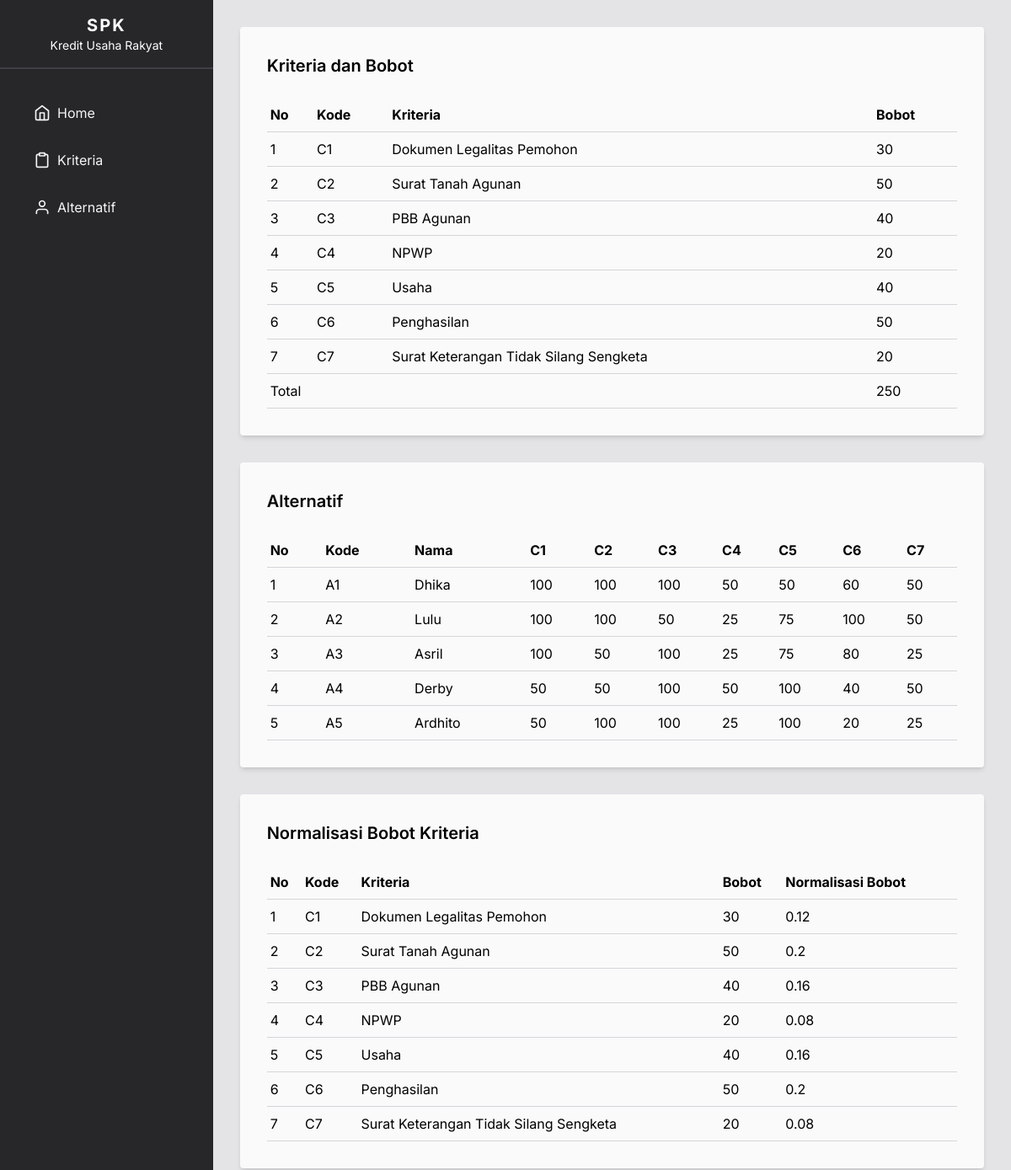
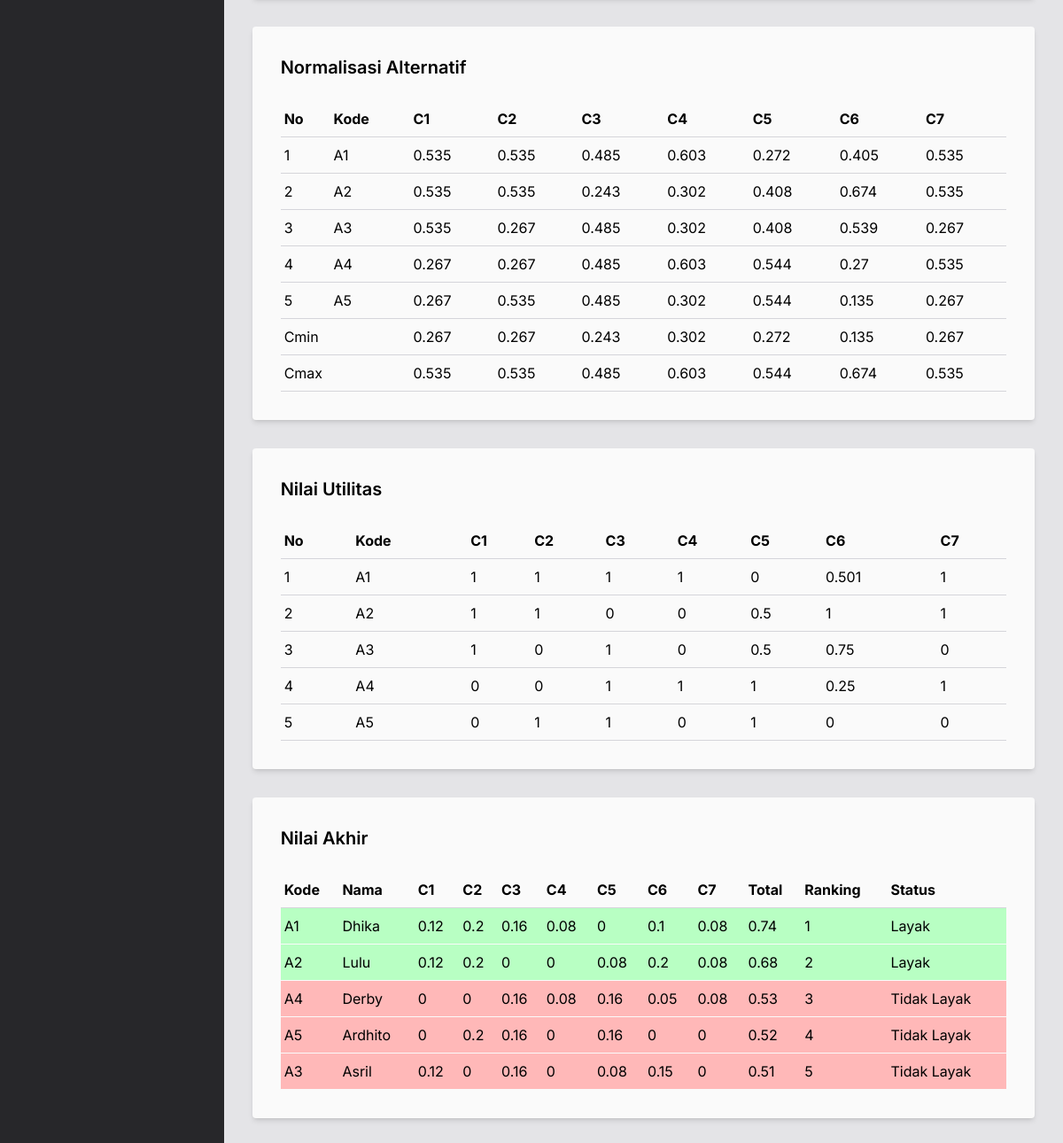
The app's page /hasil/index.php with its own data (2 pictures, top to bottom).
### tables this page shows
CREATE TABLE `kriteria` (
  `id` int(11) NOT NULL,
  `kode` varchar(255) NOT NULL,
  `nama` varchar(255) NOT NULL,
  `bobot` int(11) NOT NULL,
  `isBenefit` tinyint(1) NOT NULL
);

CREATE TABLE `alternatif` (
  `id` int(11) NOT NULL,
  `kode` varchar(255) NOT NULL,
  `nama` varchar(255) NOT NULL,
  `C1` int(11) NOT NULL,
  `C2` int(11) NOT NULL,
  `C3` int(11) NOT NULL,
  `C4` int(11) NOT NULL,
  `C5` int(11) NOT NULL,
  `C6` int(11) NOT NULL,
  `C7` int(11) NOT NULL
);

### Smart.php (called while the page is built, shortened)
<?php
class Smart
{
	public $kriteria = array();
	public $alternatif = array();
	public $normalisasiAlternatif = array();
	public $normalisasiBobot = array();
	public $cmin = array();
	public $cmax = array();
	public $utilitas = array();
	public $nilaiAkhir = array();
	public $bobotMinimal = 0.65;
	function __construct()
	{
		$conn = mysqli_connect("localhost", "root", "", "spk");
		$queryKriteria = mysqli_query($conn, "SELECT * FROM kriteria");
		$queryAlternatif = mysqli_query($conn, "SELECT * FROM alternatif");
		while ($row = mysqli_fetch_array($queryKriteria)) {
			array_push($this->kriteria, array($row["id"], $row["kode"], $row["nama"], $row["bobot"], $row["isBenefit"]));
		};
		while ($row = mysqli_fetch_array($queryAlternatif)) {
			array_push($this->alternatif, array($row["id"], $row["kode"], $row["nama"], $row['C1'], $row['C2'], $row['C3'], $row['C4'], $row['C5'], $row['C6'], $row['C7']));
		};
	}
	function setDynamicArray($length, $value)
	{
		$array = array();
		for ($i = 1; $i <= $length; $i++) {
			array_push($array, $value);
		}
		return $array;
	}
	function totalBobotKriteria()
	{
		$total = 0;
		foreach ($this->kriteria as $kriteria) {
			$total += $kriteria[3];
		}
		return $total;
	}
	function normalisasiBobot()
	{
		foreach ($this->kriteria as $kriteria) {
			$kriteria[count($kriteria)] = round($kriteria[3] / $this->totalBobotKriteria(), 3);
			array_push($this->normalisasiBobot, $kriteria);
		}
	}
	function cmin()
	{
		$this->cmin = $this->setDynamicArray(count($this->kriteria), 100);
		foreach ($this->normalisasiAlternatif as $alternatif) {
			for ($i = 0; $i < 7; $i++) {
				if ($this->cmin[$i] > $alternatif[$i + 3]) {
					$this->cmin[$i] = $alternatif[$i + 3];
				}
			}
		}
	}
	function cmax()
	{
		$this->cmax = $this->setDynamicArray(count($this->kriteria), 0);
		foreach ($this->normalisasiAlternatif as $alternatif) {
			for ($i = 0; $i < 7; $i++) {
				if ($this->cmax[$i] < $alternatif[$i + 3]) {
					$this->cmax[$i] = $alternatif[$i + 3];
				}
			}
		}
	}
	function normalisasiAlternatif()
	{
		$nilaiPembagi = array();
		foreach ($this->alternatif as $alternatif) {
			for ($i = 0; $i < 7; $i++) {
				@$nilaiPembagi[$i] += pow($alternatif[$i + 3], 2);
			}
		}
		for ($i = 0; $i < 7; $i++) {
			@$nilaiPembagi[$i] = round(sqrt($nilaiPembagi[$i]), 3);
		}
		foreach ($this->alternatif as $alternatif) {
			for ($i = 0; $i < 7; $i++) {
				@$alternatif[$i + 3] = round($alternatif[$i + 3] / $nilaiPembagi[$i], 3);
			}
			array_push($this->normalisasiAlternatif, $alternatif);
		}
	}
	function utilitas()
	{
		foreach ($this->normalisasiAlternatif as $alternatif) {
			for ($i = 0; $i < 7; $i++) {
				if ($this->cmax[$i] - $this->cmin[$i] == 0) {
					$alternatif[$i + 3] = 0;
				} else {
					if ($this->kriteria[3]) {
						$alternatif[$i + 3] = round(($alternatif[$i + 3] - $this->cmin[$i]) / ($this->cmax[$i] - $this->cmin[$i]), 3);
					} else {
						$alternatif[$i + 3] = round(($this->cmax[$i] - $alternatif[$i + 3]) / ($this->cmax[$i] - $this->cmin[$i]), 3);
					}
				}
			}
			array_push($this->utilitas, $alternatif);
		}
	}
	function nilaiAkhir()
	{
		foreach ($this->utilitas as $utilitas) {
			$total = 0;
			for ($i = 0; $i < 7; $i++) {
				$utilitas[$i + 3] = round($utilitas[$i + 3] * $this->normalisasiBobot[$i][5], 3);
				$total += $utilitas[$i + 3];
			}
			$utilitas[count($utilitas)] = round($total, 3);
			array_push($this->nilaiAkhir, $utilitas);
			usort($this->nilaiAkhir, function ($a, $b) {
				return $b[10] <=> $a[10];
			});
		}
	}
	function cekKelayakan($bobot)
	{
		return ($bobot >= $this->bobotMinimal) ? true : false;
	}
}

### hasil/index.php (the view, shortened to what this page needs)
<?php
include '../Smart.php';
$smart = new Smart();
?>
<!DOCTYPE html>
<html lang="en">
<head>
	<script src="https://cdn.tailwindcss.com"></script>
	<link rel="stylesheet" href="../style.css">
</head>
<body class="bg-zinc-200 flex">
	<nav class="flex flex-col w-80 bg-zinc-800 h-screen gap-8 sticky top-0">
		<div class=" text-center py-4 text-white border-b-2 border-zinc-700">
			<a href="./" class="text-xl font-bold tracking-widest">SPK</a>
			<p class="text-sm">Kredit Usaha Rakyat</p>
		</div>
		<div class="flex flex-col gap-4 text-zinc-100 mx-6 h-screen">
			<a class="py-2 px-4 rounded flex gap-2 items-center hover:bg-zinc-700" href="../"><img src="../assets/ic_home.svg" alt="icon home"> Home</a>
			<a class="py-2 px-4 rounded flex gap-2 items-center hover:bg-zinc-700" href="../kriteria"><img src="../assets/ic_clipboard.svg" alt="icon kriteria"> Kriteria</a>
			<a class="py-2 px-4 rounded flex gap-2 items-center hover:bg-zinc-700" href="../alternatif"><img src="../assets/ic_user.svg" alt="icon alternatif"> Alternatif</a>
		</div>
	</nav>
	<main class="flex w-full h-fit flex-col gap-8 my-8">
		<div class="mx-8 bg-zinc-50 p-8 rounded flex flex-col gap-4 shadow-md">
			<h2 class="font-semibold text-xl mb-2">Kriteria dan Bobot</h2>
			<table>
				<thead>
					<tr>
						<th>No</th>
						<th>Kode</th>
						<th>Kriteria</th>
						<th>Bobot</th>
					</tr>
				</thead>
				<tbody>
					<?php
					$no = 1;
					foreach ($smart->kriteria as $kriteria) {
					?>
						<tr>
							<td><?= $no ?></td>
							<td><?= $kriteria[1]; ?></td>
							<td><?= $kriteria[2]; ?></td>
							<td><?= $kriteria[3]; ?></td>
						</tr>
					<?php $no++;
					} ?>
					<tr>
						<td colspan="3">Total</td>
						<td><?= $smart->totalBobotKriteria(); ?></td>
					</tr>
				</tbody>
			</table>
		</div>
		<div class="mx-8 bg-zinc-50 p-8 rounded flex flex-col gap-4 shadow-md">
			<h2 class="font-semibold text-xl mb-2">Alternatif</h2>
			<table>
				<thead>
					<tr>
						<th>No</th>
						<th>Kode</th>
						<th>Nama</th>
						<th>C1</th>
						<th>C2</th>
						<th>C3</th>
						<th>C4</th>
						<th>C5</th>
						<th>C6</th>
						<th>C7</th>
					</tr>
				</thead>
				<tbody>
					<?php $no = 1;
					foreach ($smart->alternatif as $alternatif) { ?>
						<tr>
							<td><?= $no ?></td>
							<td><?= $alternatif[1] ?></td>
							<td><?= $alternatif[2] ?></td>
							<td><?= $alternatif[3] ?></td>
							<td><?= $alternatif[4] ?></td>
							<td><?= $alternatif[5] ?></td>
							<td><?= $alternatif[6] ?></td>
							<td><?= $alternatif[7] ?></td>
							<td><?= $alternatif[8] ?></td>
							<td><?= $alternatif[9] ?></td>
						</tr>
					<?php $no++;
					} ?>
				</tbody>
			</table>
		</div>
		<div class="mx-8 bg-zinc-50 p-8 rounded flex flex-col gap-4 shadow-md">
			<h2 class="font-semibold text-xl mb-2">Normalisasi Bobot Kriteria</h2>
			<table>
				<thead>
					<tr>
						<th>No</th>
						<th>Kode</th>
						<th>Kriteria</th>
						<th>Bobot</th>
						<th>Normalisasi Bobot</th>
					</tr>
				</thead>
				<tbody>
					<?php $no = 1;
					foreach ($smart->normalisasiBobot as $kriteria) { ?>
						<tr>
							<td><?= $no ?></td>
							<td><?= $kriteria[1] ?></td>
							<td><?= $kriteria[2] ?></td>
							<td><?= $kriteria[3] ?></td>
							<td><?= $kriteria[5] ?></td>
						</tr>
					<?php $no++;
					} ?>
				</tbody>
			</table>
		</div>
		<div class="mx-8 bg-zinc-50 p-8 rounded flex flex-col gap-4 shadow-md">
			<h2 class="font-semibold text-xl mb-2">Normalisasi Alternatif</h2>
			<table>
				<thead>
					<tr>
						<th>No</th>
						<th>Kode</th>
						<th>C1</th>
						<th>C2</th>
						<th>C3</th>
						<th>C4</th>
						<th>C5</th>
						<th>C6</th>
						<th>C7</th>
					</tr>
				</thead>
				<tbody>
					<?php $no = 1;
					foreach ($smart->normalisasiAlternatif as $alternatif) { ?>
						<tr>
							<td><?= $no ?></td>
							<td><?= $alternatif[1] ?></td>
							<td><?= $alternatif[3] ?></td>
							<td><?= $alternatif[4] ?></td>
							<td><?= $alternatif[5] ?></td>
							<td><?= $alternatif[6] ?></td>
							<td><?= $alternatif[7] ?></td>
							<td><?= $alternatif[8] ?></td>
							<td><?= $alternatif[9] ?></td>
						</tr>
					<?php $no++;
					} ?>
					<tr>
						<td colspan="2">Cmin</td>
						<?php foreach ($smart->cmin as $cmin) { ?>
							<td><?= $cmin ?></td>
						<?php } ?>
					</tr>
					<tr>
						<td colspan="2">Cmax</td>
						<?php foreach ($smart->cmax as $cmax) { ?>
							<td><?= $cmax ?></td>
						<?php } ?>
					</tr>
				</tbody>
			</table>
		</div>
		<div class="mx-8 bg-zinc-50 p-8 rounded flex flex-col gap-4 shadow-md">
			<h2 class="font-semibold text-xl mb-2">Nilai Utilitas</h2>
			<table>
				<thead>
					<tr>
						<th>No</th>
						<th>Kode</th>
						<th>C1</th>
						<th>C2</th>
						<th>C3</th>
						<th>C4</th>
						<th>C5</th>
						<th>C6</th>
						<th>C7</th>
					</tr>
				</thead>
				<tbody>
					<?php $no = 1;
					foreach ($smart->utilitas as $utilitas) { ?>
						<tr>
							<td><?= $no ?></td>
							<td><?= $utilitas[1] ?></td>
							<td><?= $utilitas[3] ?></td>
							<td><?= $utilitas[4] ?></td>
							<td><?= $utilitas[5] ?></td>
							<td><?= $utilitas[6] ?></td>
							<td><?= $utilitas[7] ?></td>
							<td><?= $utilitas[8] ?></td>
							<td><?= $utilitas[9] ?></td>
						</tr>
					<?php $no++;
					} ?>
				</tbody>
			</table>
		</div>
		<div class="mx-8 bg-zinc-50 p-8 rounded flex flex-col gap-4 shadow-md">
			<h2 class="font-semibold text-xl mb-2">Nilai Akhir</h2>
			<table>
				<thead>
					<tr>
						<th>Kode</th>
						<th>Nama</th>
						<th>C1</th>
						<th>C2</th>
						<th>C3</th>
						<th>C4</th>
						<th>C5</th>
						<th>C6</th>
						<th>C7</th>
						<th>Total</th>
						<th>Ranking</th>
						<th>Status</th>
					</tr>
				</thead>
				<tbody>
					<?php $rank = 1;
					foreach ($smart->nilaiAkhir as $nilaiAkhir) { ?>
						<tr class="<?= $smart->cekKelayakan($nilaiAkhir[count($nilaiAkhir) - 1]) ? 'layak' : 'tidakLayak' ?>">
							<td><?= $nilaiAkhir[1] ?></td>
							<td><?= $nilaiAkhir[2] ?></td>
							<td><?= $nilaiAkhir[3] ?></td>
							<td><?= $nilaiAkhir[4] ?></td>
							<td><?= $nilaiAkhir[5] ?></td>
							<td><?= $nilaiAkhir[6] ?></td>
							<td><?= $nilaiAkhir[7] ?></td>
							<td><?= $nilaiAkhir[8] ?></td>
							<td><?= $nilaiAkhir[9] ?></td>
							<td><?= $nilaiAkhir[10] ?></td>
							<td><?= $rank ?></td>
							<td><?= $smart->cekKelayakan($nilaiAkhir[count($nilaiAkhir) - 1]) ? "Layak" : "Tidak Layak" ?></td>
						</tr>
					<?php $rank++;
					} ?>
				</tbody>
			</table>
		</div>
	</main>
</body>
</html>

### style.css (style rules this page uses)
* { font-family: 'Inter'; }
table { width: 100%; }
th, td { text-align: left; padding: 8px 4px; border-bottom: 1px solid #d5d5da; }
.layak { background-color: rgb(184, 255, 195); }
.tidakLayak { background-color: rgb(255, 184, 184); }
.layak td, .tidakLayak td { border-bottom: 1px solid #fafafa; }

### records on screen
kriteria: kode "C1", nama "Dokumen Legalitas Pemohon", bobot "30", kriteria "0.12"
kriteria: kode "C2", nama "Surat Tanah Agunan", bobot "50", kriteria "0.2", utilitas "A2", isBenefit "1", utilitas "0", utilitas "0.5"
kriteria: kode "C3", nama "PBB Agunan", bobot "40", kriteria "0.16"
kriteria: kode "C4", nama "NPWP", bobot "20", kriteria "0.08", utilitas "A4", utilitas "0", isBenefit "1", utilitas "0.25"
kriteria: kode "C5", nama "Usaha", bobot "40", kriteria "0.16"
kriteria: kode "C6", nama "Penghasilan", bobot "50", kriteria "0.2"
kriteria: kode "C7", nama "Surat Keterangan Tidak Silang Sengketa", bobot "20", kriteria "0.08"
alternatif: kode "A1", nama "Dhika", C1 "100", C2 "100", C3 "100", C4 "50", C5 "50", C6 "60", C7 "50", id "1", utilitas "0", utilitas "0.501"
alternatif: kode "A2", nama "Lulu", C1 "100", C2 "100", C3 "50", C4 "25", C5 "75", C6 "100", C7 "50"
alternatif: kode "A3", nama "Asril", C1 "100", C2 "50", C3 "100", C4 "25", C5 "75", C6 "80", C7 "25"
alternatif: kode "A4", nama "Derby", C1 "50", C2 "50", C3 "100", C4 "50", C5 "100", C6 "40", C7 "50"
alternatif: kode "A5", nama "Ardhito", C1 "50", C2 "100", C3 "100", C4 "25", C5 "100", C6 "20", C7 "25"

### other values on screen
$smart->totalBobotKriteria() "250"
$alternatif[1] "A1"
$alternatif[3] "0.535"
$alternatif[4] "0.535"
$alternatif[5] "0.485"
$alternatif[6] "0.603"
$alternatif[7] "0.272"
$alternatif[8] "0.405"
$alternatif[9] "0.535"
$alternatif[1] "A2"
$alternatif[5] "0.243"
$alternatif[6] "0.302"
$alternatif[7] "0.408"
$alternatif[8] "0.674"
$alternatif[1] "A3"
